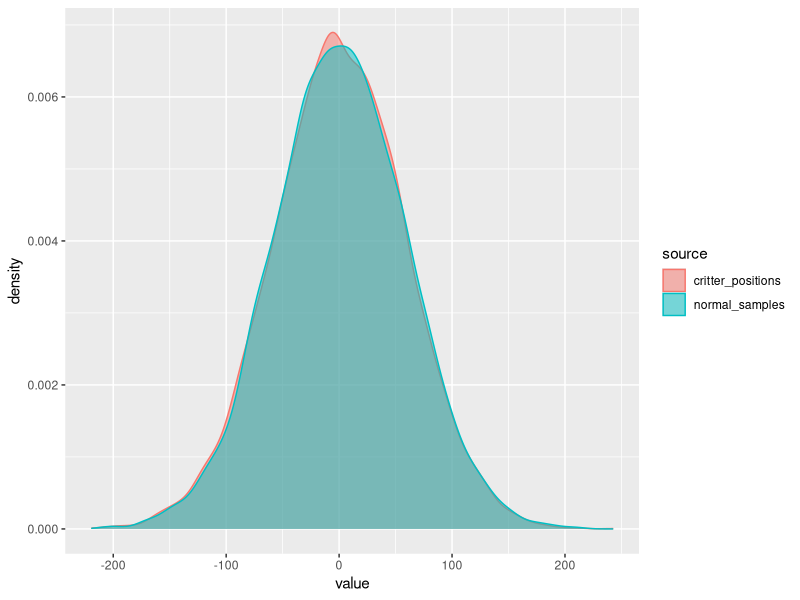
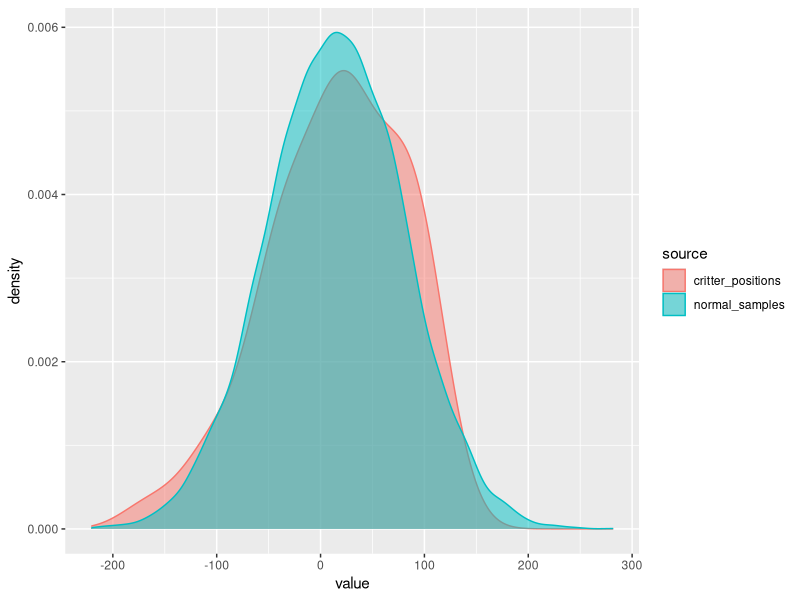

Reproduce these figures in R, in order.
## ---- chunk 1
knitr::opts_chunk$set(
  warning = FALSE, # supress warnings per default 
  message = FALSE  # supress messages per default 
)
## ---- chunk 2
library(tidyverse)
library(cowplot)
## ---- chunk 3
dreps_tibble <- tribble(
  ~samples1,   ~means1, ~samples2,   ~means2,  ~samples3,   ~means3,
   "(1,1,1)",  1,       "(2,1,1)",  1.3,      "(3,1,1)",  1.6,
   "(1,1,2)",  1.3,     "(2,1,2)",  1.6,      "(3,1,2)",  2,
   "(1,1,3)",  1.6,     "(2,1,3)",  2,        "(3,1,3)",  2.3,
   "(1,2,1)",  1.3,     "(2,2,1)",  1.6,      "(3,2,1)",  2,
   "(1,2,2)",  1.6,     "(2,2,2)",  2,        "(3,2,2)",  2.3,
   "(1,2,3)",  2,       "(2,2,3)",  2.3,      "(3,2,3)",  2.6,
   "(1,3,1)",  1.6,     "(2,3,1)",  2,        "(3,3,1)",  2.3,
   "(1,3,2)",  2,       "(2,3,2)",  2.3,      "(3,3,2)",  2.6,
   "(1,3,3)",  2.3,     "(2,3,3)",  2.6,      "(3,3,3)",  3
)
dreps_tibble
## ---- chunk 4
## takes a vector of numbers and returns bootstrapped 95% ConfInt
## for the mean, based on `n_resamples`
bootstrapped_CI <-  function(data_vector, n_resamples = 1e5) {
  resampled_means <- map_dbl(1:n_resamples, function(i) {
       mean(sample(x = data_vector, 
                   size = length(data_vector), 
                   replace = T)
       )
    }
  )
  tibble(
    'lower' = quantile(resampled_means, 0.025),
    'mean'  = mean(data_vector),
    'upper' = quantile(resampled_means, 0.975)
  ) 
}

d1 = c(1,2,3)
d2 = rep(d1,2)
d3 = rep(d1,10)
bootstrapped_CI(d1)
bootstrapped_CI(d2)
bootstrapped_CI(d3)
## ---- chunk 5
# Initializing critters and their position
n_critters <- 10000
critter_positions <- rep(0, n_critters)
n_steps <- 10000

# Updating critter positions after 10000 steps
for(i in 1:n_steps) {
  critter_positions <- critter_positions + runif(n = n_critters, min = -1, max = 1)
}
## ---- chunk 6
critter_mean <- mean(critter_positions)
critter_mean
critter_stddev <- sd(critter_positions)
critter_stddev
## ---- chunk 7
# Get the 10000 random samples from the normal distribution and turn them into a tibble
normal_samples <- rnorm(n = n_critters, mean = critter_mean, sd = critter_stddev)
normal_samples <- tibble(samples = normal_samples, source = "normal_samples")

# Turn the critter positions into a tibble (necessary for binding)
critter_positions <- tibble(samples = critter_positions, source = "critter_positions")

# Bind both tibbles together row-wise and plot the data
rbind(normal_samples, critter_positions) %>%
ggplot(aes(x = samples, color = source, fill = source)) +
  geom_density(alpha = 0.5) +
  labs(
    x = "value",
    y = "density"
  )
## ---- chunk 8
# Now we are doing the same but for only 50 critters
n_critters <- 50
critter_positions <- rep(0, n_critters)

# 50 critters, each walking 10000 steps
for(i in 1:n_steps) {
  critter_positions <- critter_positions + runif(n = n_critters, min = -1, max = 1)
}

# Calculating the updated mean and standard deviation
critter_mean <- mean(critter_positions)
critter_mean
critter_stddev <- sd(critter_positions)
critter_stddev

# Updating the normal samples with the new mean and sd and turning them into a tibble
normal_samples <- rnorm(n = n_steps, mean = critter_mean, sd = critter_stddev)
normal_samples <- tibble(samples = normal_samples, source = "normal_samples")
# Turning the critter positions into a tibble
critter_positions <- tibble(samples = critter_positions, source = "critter_positions")

# Bind the two new tibbles again and plot them
rbind(normal_samples, critter_positions) %>%
ggplot(aes(x = samples, color = source, fill = source)) +
  geom_density(alpha = 0.5) +
  labs(
    x = "value",
    y = "density"
  )
